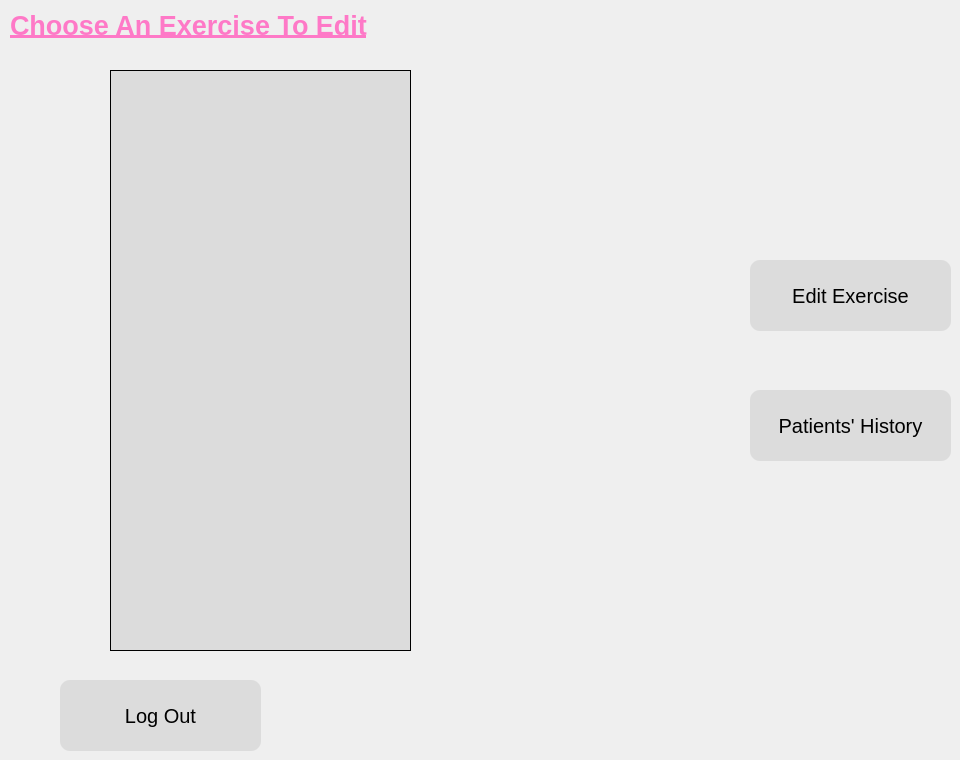
          <widget class="QWidget" name="dev_choose">
           <widget class="QLabel" name="OnlineLabel_2">
            <property name="geometry">
             <rect>
              <x>10</x>
              <y>0</y>
              <width>451</width>
              <height>51</height>
             </rect>
            </property>
            <property name="font">
             <font>
              <pointsize>20</pointsize>
              <weight>75</weight>
              <bold>true</bold>
              <underline>true</underline>
             </font>
            </property>
            <property name="styleSheet">
             <string notr="true">color: rgb(254, 121, 199);</string>
            </property>
            <property name="text">
             <string>Choose An Exercise To Edit</string>
            </property>
           </widget>
           <widget class="QPushButton" name="Logout_btn_2">
            <property name="geometry">
             <rect>
              <x>60</x>
              <y>680</y>
              <width>201</width>
              <height>71</height>
             </rect>
            </property>
            <property name="font">
             <font>
              <pointsize>15</pointsize>
             </font>
            </property>
            <property name="styleSheet">
             <string notr="true">background-color: rgb(220, 220, 220);
border-radius: 10px;
</string>
            </property>
            <property name="text">
             <string>Log Out</string>
            </property>
           </widget>
           <widget class="QListWidget" name="Exercise_ChooseExercise_2">
            <property name="geometry">
             <rect>
              <x>110</x>
              <y>70</y>
              <width>301</width>
              <height>581</height>
             </rect>
            </property>
            <property name="font">
             <font>
              <pointsize>12</pointsize>
             </font>
            </property>
            <property name="styleSheet">
             <string notr="true">background-color: rgb(220, 220, 220);
border: 1px solid black;
border-radius: 0px;</string>
            </property>
            <property name="alternatingRowColors">
             <bool>true</bool>
            </property>
            <property name="selectionMode">
             <enum>QAbstractItemView::ExtendedSelection</enum>
            </property>
           </widget>
           <widget class="QPushButton" name="edit_exercise_btn">
            <property name="geometry">
             <rect>
              <x>750</x>
              <y>260</y>
              <width>201</width>
              <height>71</height>
             </rect>
            </property>
            <property name="font">
             <font>
              <pointsize>15</pointsize>
             </font>
            </property>
            <property name="styleSheet">
             <string notr="true">background-color: rgb(220, 220, 220);
border-radius: 10px;
</string>
            </property>
            <property name="text">
             <string>Edit Exercise</string>
            </property>
           </widget>
           <widget class="QPushButton" name="patient_history_btn">
            <property name="geometry">
             <rect>
              <x>750</x>
              <y>390</y>
              <width>201</width>
              <height>71</height>
             </rect>
            </property>
            <property name="font">
             <font>
              <pointsize>15</pointsize>
             </font>
            </property>
            <property name="styleSheet">
             <string notr="true">background-color: rgb(220, 220, 220);
border-radius: 10px;
</string>
            </property>
            <property name="text">
             <string>Patients' History</string>
            </property>
           </widget>
          </widget>
